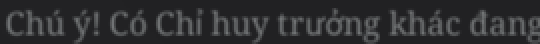
#> input picture templates/gather/dlg_contested.png, 270 x 22 px (shown 2 times larger)
$ python -i tutorial.py   (imports and definitions only)
#> lines starting #> are read from the running program, lines starting #| are printed output that depends on the picture; after the words box and inside, x2 and y2 are one past the last pixel; in counts of white or black regions, pixels touching at a corner belong together
### bot/__init__.py
# Ma cu duoc phep dung aowbot.domain (luat D7, docs/architecture/dependency-rules.md). Dat src/ vao sys.path
# o day (mot cho duy nhat) de main.py, web va tools/* chay duoc ca khi chua `pip install -e .`.
# P13g-1: src/ cua CHINH repo nay phai dung DAU sys.path. Truoc day them vao CUOI nen thua PYTHONPATH / ban cai
# editable tro toi thu muc khac: 26/11 09:17 bot chay voi aowbot cua worktree P13e cu (chua co builders.FillState).
import os as _os
import sys as _sys

_SRC = _os.path.join(_os.path.dirname(_os.path.dirname(_os.path.abspath(__file__))), "src")
if _os.path.isdir(_SRC):
    while _SRC in _sys.path:
        _sys.path.remove(_SRC)
#> further down, picture is the input picture: shape (22, 270, 3); mean B, G, R 48.8, 47, 46.5
    _sys.path.insert(0, _SRC)

### bot/modules/tutorial.py
"""Qua phan tan thu (dung theo ban ghi mau logs/rec/20261117_232742_khoi_tao_tan_thu, docs/bot/01-tan-thu-phan-tich.md).

Moi vong: chup man hinh -> decide() chon 1 hanh dong theo thu tu uu tien -> thuc hien.
decide() la ham thuan (chi doc anh) de kiem tra offline bang ban ghi: python tools/replay_tutorial.py
"""
import time, logging
import cv2
import numpy as np

from bot import guide_tile, map_menu, quest_rules, tapguard, unlock_popup, world_target
from bot.modules import expand

log = logging.getLogger("aow")

V_DY = 51          # cham tam vong tron duoi chu V (do tren 14 khung: 37..61)
HAND_DY = 100      # cham dong do nat duoi ban tay xanh (do: 90..113)
CENTER = (270, 600)
QUEST_TAPS = [(30, 818), (150, 818)]   # icon nhiem vu goc trai duoi (ban ghi #46) / dong chu nhiem vu
PAD = 40

FIGHT_XY = (270, 921)    # nut Chien dau o man doi hinh (chu phu "The luc can bang" lam lech anh mau)
ARROW_WHY = "mui ten xanh chi xuong"   # tien to ly do cua hanh dong 'target' (GUIDE_WHY)

# Nguong do tren ban ghi: battle_top trong tran >=0.68, ngoai tran <=0.52; battle_flag ngoai tran <=0.34
TH = {
    "tutorial/marker_v": 0.68, "tutorial/hand_green": 0.85, "tutorial/hand_green2": 0.85, "tutorial/battle_top2": 0.8, "tutorial/dialog_next": 0.9,
    "tutorial/btn_start_game": 0.85, "tutorial/btn_attack_red": 0.9,
    "tutorial/battle_top": 0.62, "tutorial/battle_flag": 0.6,
    "tutorial/btn_auto_formation": 0.8,
    "tutorial/icon_unlock": 0.85,     # bong bong o khoa: khop nham tren ban ghi toi da 0.74
    "tutorial/icon_explore": 0.75,    # nhap nhay: diem khop 0.64..1.0; kinh lup co dinh o mep phai da bi ROI loai
    "tutorial/supply_box": 0.9,
    "tutorial/icon_repair": 0.85,     # bong bong co le "Sua chua" tren cong trinh (khong khop nham tren ban ghi)
}
ROI = {"tutorial/battle_top": (200, 20, 140, 110), "tutorial/battle_top2": (200, 20, 140, 110), "tutorial/battle_flag": (480, 150, 60, 120),
       "tutorial/btn_auto_formation": (440, 860, 100, 100),
       "tutorial/icon_explore": (0, 100, 440, 760),     # bo nut kinh lup co dinh cua thanh pho o mep phai
       "common/btn_close@top": (420, 0, 120, 90)}


def _f(v, img, name, roi=None):
    return v.find(img, name, th=TH.get(name), roi=roi or ROI.get(name))


# [4 lines left out: function _formation_btn, not called in this run]


find_green_chevron = world_target.find_green_chevron   # mui ten xanh chi xuong -> (x, y chan mui ten)


BEAM_DY = 35       # cham duoi chan cot sang cam (linh dung tren o do) - do khung 021/025: chan cot ~445, linh ~465..480


# [67 lines left out: functions _wide_band_center, _beam_tile, find_beam, not called in this run]


MEDKIT_COUNT_ROI = (415, 778, 75, 28)   # o so luong tui cuu thuong (giua icon tui nho va nut "+")
TESSERACT = r"C:\Program Files\Tesseract-OCR\tesseract.exe"


# [33 lines left out: functions read_count, find_ring, not called in this run]


def _green_mask(img):
    hsv = cv2.cvtColor(img, cv2.COLOR_BGR2HSV)
    return ((hsv[..., 0] >= 40) & (hsv[..., 0] <= 85) & (hsv[..., 1] >= 120) & (hsv[..., 2] >= 130)).astype(np.uint8)


# [37 lines left out: functions build_targets, free_slots, not called in this run]


_HAND_ROT = {}


def find_hand_rot(img, th=0.8, angles=(-50, -35, -20, 20, 35, 50)):
    """Ban tay xanh NGHIENG (chi xeo vao thung/cong trinh, #5 2026-11-20: mau dung thang khong khop -> bot bam
    nham bong bong o khoa). Xoay mau hand_green2 + mat na (bo goc den) -> (x, y, goc) hoac None.
    goc > 0 = xoay nguoc chieu kim dong ho -> ngon tay chi xuong-phai."""
#> called with th = 0.8, angles = (-50, -35, -20, 20, 35, 50)
    if not _HAND_ROT:
        t = cv2.imread("templates/tutorial/hand_green2.png")
        if t is None:
            return None
        h, w = t.shape[:2]
#> h = 22; w = 270
        n = int((h * h + w * w) ** 0.5) + 2
#> n = 272
        big = cv2.copyMakeBorder(t, (n - h) // 2, n - h - (n - h) // 2, (n - w) // 2, n - w - (n - w) // 2,
                                 cv2.BORDER_CONSTANT)
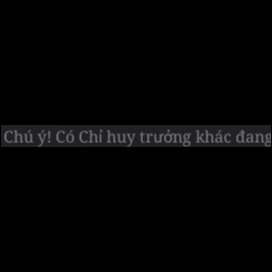
#> big: shape (272, 272, 3); mean B, G, R 3.9, 3.8, 3.7
        msk = cv2.copyMakeBorder(np.full((h, w), 255, np.uint8), (n - h) // 2, n - h - (n - h) // 2,
                                 (n - w) // 2, n - w - (n - w) // 2, cv2.BORDER_CONSTANT)
        for a in angles:
            M = cv2.getRotationMatrix2D((n / 2, n / 2), a, 1.0)
            rt = cv2.warpAffine(big, M, (n, n))
            rm = cv2.warpAffine(msk, M, (n, n), flags=cv2.INTER_NEAREST)
            _HAND_ROT[a] = (rt, cv2.merge([rm, rm, rm]))
#> this loop made 6 passes
#> pass 1, in find_hand_rot, `rt = cv2.warpAffine(big, M, (n, n))`:
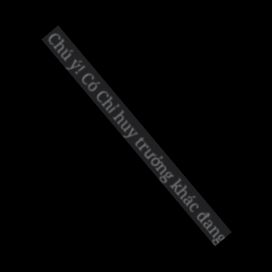
#> rt: shape (272, 272, 3); mean B, G, R 3.9, 3.8, 3.7
#> pass 2, in find_hand_rot, `rt = cv2.warpAffine(big, M, (n, n))`:
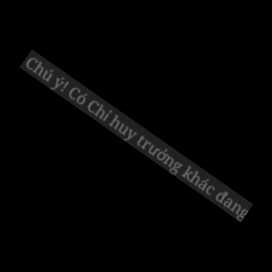
#> rt: shape (272, 272, 3); mean B, G, R 3.9, 3.8, 3.7
#> pass 3, in find_hand_rot, `rt = cv2.warpAffine(big, M, (n, n))`:
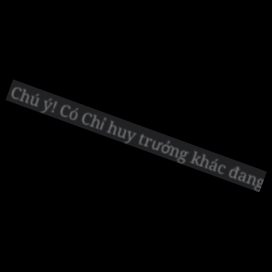
#> rt: shape (272, 272, 3); mean B, G, R 3.9, 3.8, 3.7
#> after the loop:
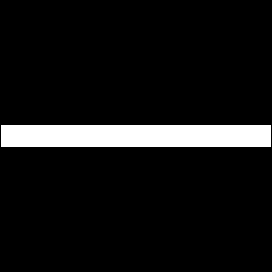
#> msk: shape (272, 272); 8% white; 1 white region, box (x1, y1, x2, y2) and area: (1, 125, 271, 147) 5940
    # loc truoc theo mau (so khop co mat na ~1 s/khung neu quet ca man): mang TRANG lon co than ban tay
    hsv = cv2.cvtColor(img, cv2.COLOR_BGR2HSV)
#> hsv: shape (22, 270, 3); mean H, S, V 115.7, 13.1, 48.8
    wm = ((hsv[..., 1] < 60) & (hsv[..., 2] > 215)).astype(np.uint8)
#> wm: shape (22, 270); every value is 0
    n_, _, st, _ = cv2.connectedComponentsWithStats(wm)
#> n_ = 1; st = [[0, 0, 270, 22, 5940]]
    n = next(iter(_HAND_ROT.values()))[0].shape[0]
    best = None
    for k in range(1, n_):
        x, y, w, h, area = st[k]
        if not (250 <= area <= 1600 and 15 <= w <= 60 and 15 <= h <= 60):
            continue
        cx, cy = x + w // 2, y + h // 2
        x0, y0 = max(0, cx - n), max(0, cy - n)
        win = img[y0:cy + n, x0:cx + n]
        if win.shape[0] < n or win.shape[1] < n:
            continue
        for a, (rt, rm) in _HAND_ROT.items():
            r = cv2.matchTemplate(win, rt, cv2.TM_CCOEFF_NORMED, mask=rm)
            r[~np.isfinite(r)] = 0
            _, m, _, loc = cv2.minMaxLoc(r)
            if m >= th and (best is None or m > best[0]):
                best = (m, x0 + loc[0] + n // 2, y0 + loc[1] + n // 2, a)
    return best[1:] if best else None


# [501 lines left out: functions find_hand_beam, find_tile_below, find_footprint_red, zone_all_green, _colored, is_battle and 3 more, not called in this run]


def _pred_win(v, img):
    from bot.modules.campaign import predicted_win
    return predicted_win(v, img)


GUIDE_WHY = ("ban tay", "mui ten V", "o do duoi", "V chi", guide_tile.WHY, ARROW_WHY, expand.REBEL_WHY)


# P9-4 (live-run-2 11:03:07): man Su menh (o "+" xanh / ban xuc xac) bi doc nham la "ban tay xanh (cot sang)" -> follow
# cham (211,401), (163,589)... chiem man Su menh. Man nay KHONG co huong dan tan thu -> khong bao gio follow.
NO_FOLLOW = ("mission/title", "mission/shop_title")   # Su menh + cua hang xuc xac (goi ₫)


# [257 lines left out: functions no_follow_screen, guide_visible, follow, _power, weak_wait, _block_weak and 1 more, not called in this run]

>>> import cv2
>>> picture = cv2.imread('../../templates/gather/dlg_contested.png')
>>> result = find_hand_rot(picture)

$ run again, on templates/gather/msg_type_locked.png
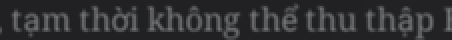
#> input picture templates/gather/msg_type_locked.png, 226 x 20 px (shown 2 times larger)
#> picture is the input picture: shape (20, 226, 3); mean B, G, R 50.9, 49.1, 48.6
#> the loop in find_hand_rot, `for a in angles:` made 6 passes
#> pass 1, in find_hand_rot, `rt = cv2.warpAffine(big, M, (n, n))`:
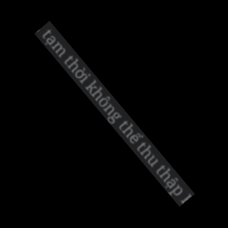
#> rt: shape (228, 228, 3); mean B, G, R 4.4, 4.3, 4.2
#> after the loop in find_hand_rot, `for a in angles:`:
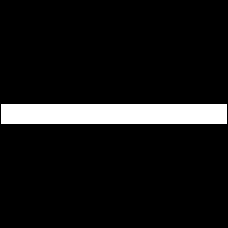
#> msk: shape (228, 228); 8.7% white; 1 white region, box (x1, y1, x2, y2) and area: (1, 104, 227, 124) 4520
#> hsv: shape (20, 226, 3); mean H, S, V 115.1, 12.9, 50.9
#> wm: shape (20, 226); every value is 0
#> n_ = 1; st = [[0, 0, 226, 20, 4520]]
